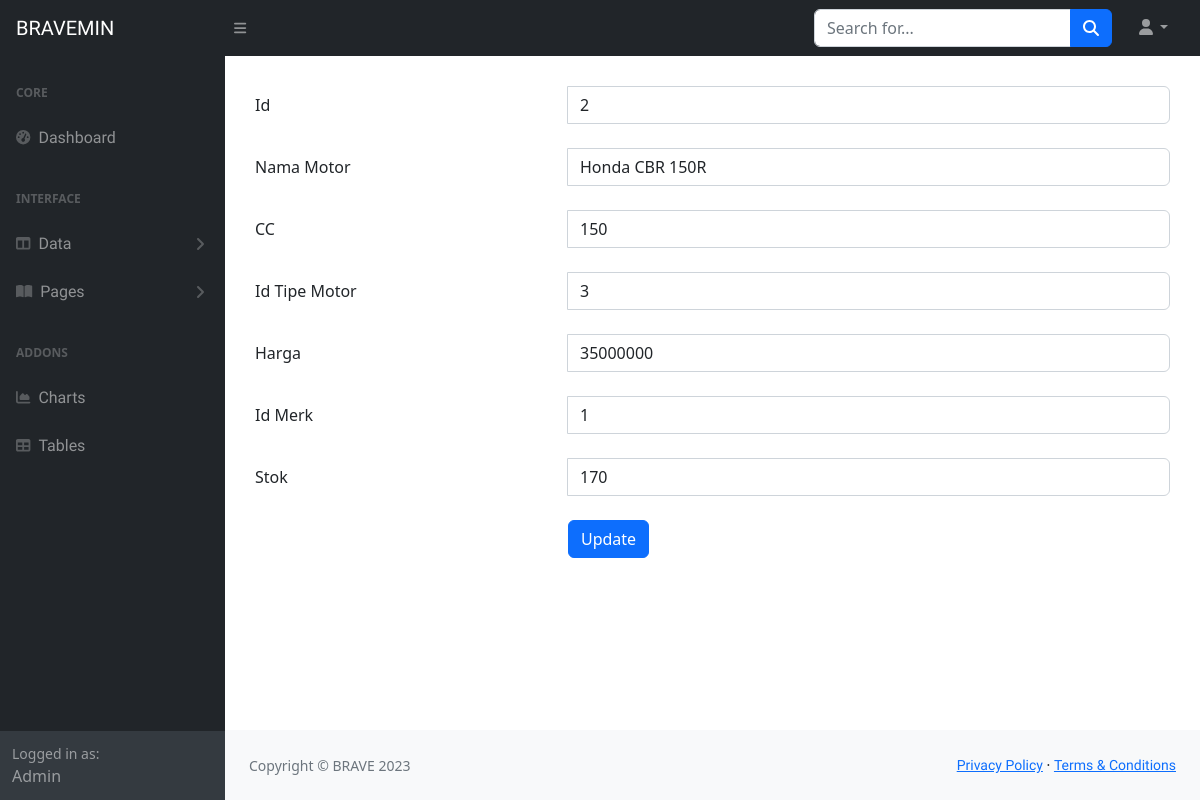
The app's page /backend/produk/form_produk.php?id=2 with its own data.
### tables this page shows
CREATE TABLE `motor` (
  `id` int(11) NOT NULL,
  `nama_motor` varchar(191) NOT NULL,
  `cc` int(11) NOT NULL,
  `tipe_motor_id` int(45) NOT NULL,
  `harga` int(45) NOT NULL,
  `merk_id` int(45) NOT NULL,
  `stok` int(11) NOT NULL
);

### backend/produk/form_produk.php (the view, shortened to what this page needs)
<?php
require_once '../../database/dbkoneksi.php';
?>
<?php
$_id = isset($_GET['id']) ? $_GET['id'] : null;
if (!empty($_id)) {
    $sql = "SELECT * FROM motor WHERE id=?";
    $st = $dbh->prepare($sql);
    $st->execute([$_id]);
    $row = $st->fetch();
} else {
    $row = [];
}
?>
<!DOCTYPE html>
<html lang="en">
<head>
    <link href="../css/styles.css" rel="stylesheet" />
</head>
<body>
    <nav class="sb-topnav navbar navbar-expand navbar-dark bg-dark">
        <a class="navbar-brand ps-3" href="../index.php">BRAVEMIN</a>
        <button class="btn btn-link btn-sm order-1 order-lg-0 me-4 me-lg-0" id="sidebarToggle" href="#!"><i
                class="fas fa-bars"></i></button>
        <form class="d-none d-md-inline-block form-inline ms-auto me-0 me-md-3 my-2 my-md-0">
            <div class="input-group">
                <input class="form-control" type="text" placeholder="Search for..." aria-label="Search for..."
                    aria-describedby="btnNavbarSearch" />
                <button class="btn btn-primary" id="btnNavbarSearch" type="button"><i
                        class="fas fa-search"></i></button>
            </div>
        </form>
        <ul class="navbar-nav ms-auto ms-md-0 me-3 me-lg-4">
            <li class="nav-item dropdown">
                <a class="nav-link dropdown-toggle" id="navbarDropdown" href="#" role="button" data-bs-toggle="dropdown"
                    aria-expanded="false"><i class="fas fa-user fa-fw"></i></a>
            </li>
        </ul>
    </nav>
    <div id="layoutSidenav">
        <div id="layoutSidenav_nav">
            <nav class="sb-sidenav accordion sb-sidenav-dark" id="sidenavAccordion">
                <div class="sb-sidenav-menu">
                    <div class="nav">
                        <div class="sb-sidenav-menu-heading">Core</div>
                        <a class="nav-link" href="../index.php">
                            <div class="sb-nav-link-icon"><i class="fas fa-tachometer-alt"></i></div>
                            Dashboard
                        </a>
                        <div class="sb-sidenav-menu-heading">Interface</div>
                        <a class="nav-link collapsed" href="#" data-bs-toggle="collapse"
                            data-bs-target="#collapseLayouts" aria-expanded="false" aria-controls="collapseLayouts">
                            <div class="sb-nav-link-icon"><i class="fas fa-columns"></i></div>
                            Data
                            <div class="sb-sidenav-collapse-arrow"><i class="fas fa-angle-down"></i></div>
                        </a>
                        <a class="nav-link collapsed" href="#" data-bs-toggle="collapse" data-bs-target="#collapsePages"
                            aria-expanded="false" aria-controls="collapsePages">
                            <div class="sb-nav-link-icon"><i class="fas fa-book-open"></i></div>
                            Pages
                            <div class="sb-sidenav-collapse-arrow"><i class="fas fa-angle-down"></i></div>
                        </a>
                        <div class="sb-sidenav-menu-heading">Addons</div>
                        <a class="nav-link" href="charts.php">
                            <div class="sb-nav-link-icon"><i class="fas fa-chart-area"></i></div>
                            Charts
                        </a>
                        <a class="nav-link" href="tables.php">
                            <div class="sb-nav-link-icon"><i class="fas fa-table"></i></div>
                            Tables
                        </a>
                    </div>
                </div>
                <div class="sb-sidenav-footer">
                    <div class="small">Logged in as:</div>
                    Admin
                </div>
            </nav>
        </div>
        <div id="layoutSidenav_content">
            <main id="main-content">
                <form method="POST" action="proses_produk.php">
                    <div class="form-group row">
                        <label for="id" class="col-4 col-form-label">Id</label>
                        <div class="col-8">
                            <div class="input-group">
                                <input id="id" name="id" type="text" class="form-control" value="<?php if (isset($row['id']))
                                echo $row['id']; ?>">
                            </div>
                        </div>
                    </div>
                    <br>
                    <div class="form-group row">
                        <label for="nama_motor" class="col-4 col-form-label">Nama Motor</label>
                        <div class="col-8">
                            <div class="input-group">
                                <input id="nama_motor" name="nama_motor" type="text" class="form-control" value="<?php if (isset($row['nama_motor']))
                                echo $row['nama_motor']; ?>">
                            </div>
                        </div>
                    </div>
                    <br>
                    <div class="form-group row">
                        <label for="cc" class="col-4 col-form-label">CC</label>
                        <div class="col-8">
                            <div class="input-group">
                                <input id="cc" name="cc" value="<?php if (isset($row['cc']))
                                echo $row['cc']; ?>" type="text" class="form-control">
                            </div>
                        </div>
                    </div>
                    <br>
                    <div class="form-group row">
                        <label for="tipe_motor_id" class="col-4 col-form-label">Id Tipe Motor</label>
                        <div class="col-8">
                            <div class="input-group">
                                <input id="tipe_motor_id" name="tipe_motor_id" value="<?php if (isset($row['tipe_motor_id']))
                                echo $row['tipe_motor_id']; ?>" type="text" class="form-control">
                            </div>
                        </div>
                    </div>
                    <br>
                    <div class="form-group row">
                        <label for="harga" class="col-4 col-form-label">Harga</label>
                        <div class="col-8">
                            <div class="input-group">
                                <input id="harga" name="harga" value="<?php if (isset($row['harga']))
                                echo $row['harga']; ?>" type="text" class="form-control">
                            </div>
                        </div>
                    </div>
                    <br>
                    <div class="form-group row">
                        <label for="merk_id" class="col-4 col-form-label">Id Merk</label>
                        <div class="col-8">
                            <div class="input-group">
                                <input id="merk_id" name="merk_id" value="<?php if (isset($row['merk_id']))
                                echo $row['merk_id']; ?>" type="text" class="form-control">
                            </div>
                        </div>
                    </div>
                    <br>
                    <div class="form-group row">
                        <label for="stok" class="col-4 col-form-label">Stok</label>
                        <div class="col-8">
                            <div class="input-group">
                                <input id="stok" name="stok" value="<?php if (isset($row['stok']))
                                echo $row['stok']; ?>" type="text" class="form-control">
                            </div>
                        </div>
                    </div>
                    <br>
                    <div class="form-group row">
                        <div class="offset-4 col-8">
                            <?php
                        $button = (empty($_id)) ? "Simpan" : "Update";
                        ?>
                            <input type="submit" name="proses" type="submit" class="btn btn-primary"
                                value="<?= $button ?>" />
                        </div>
                    </div>
                </form>
            </main>
            <footer class="py-4 bg-light mt-auto">
                <div class="container-fluid px-4">
                    <div class="d-flex align-items-center justify-content-between small">
                        <div class="text-muted">Copyright &copy; BRAVE 2023</div>
                        <div>
                            <a href="#">Privacy Policy</a>
                            &middot;
                            <a href="#">Terms &amp; Conditions</a>
                        </div>
                    </div>
                </div>
            </footer>
        </div>
    </div>
</body>
</html>

### backend/produk/form_produk.php (style rules this page uses)
#main-content { margin: 30px; }
a { font-family: 'Unbounded', cursive; }

### records on screen
motor: id "2", nama_motor "Honda CBR 150R", cc "150", tipe_motor_id "3", harga "35000000", merk_id "1", stok "170"
